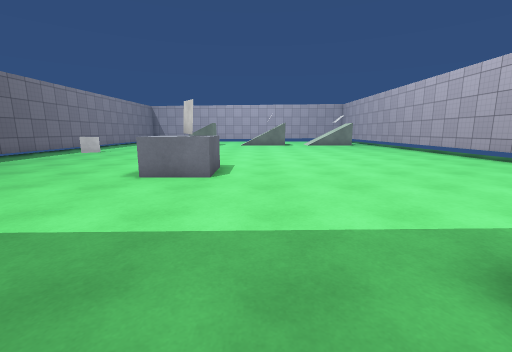
view 1 (above)

23 first-person views from a walk through a Unity game level. The camera is 1.3 m above the floor, tilts 10° down and sees 90° across. The floor is counted in squares, 1 m on a side. Each view is taken from the middle of a square. On the plan, view 1 faces up. The plan holds only what a view shows up to about 13 squares ahead; the rest is blank. The place goes on beyond the plan. The player is left out. Surface patterns are stand-ins for the level's own textures.

view 2
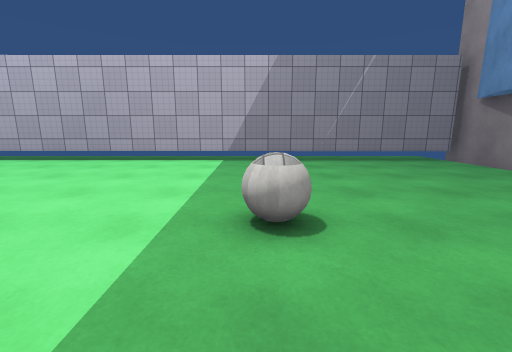

view 3
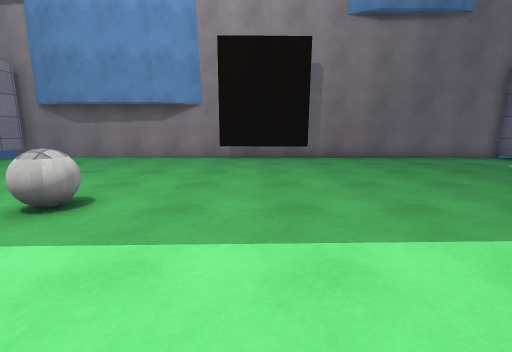

view 4
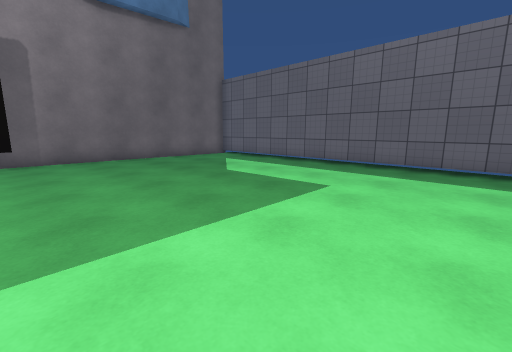

view 5
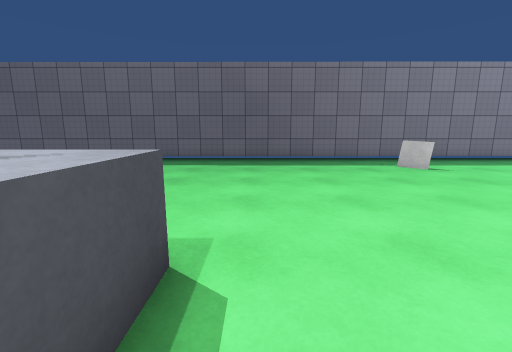

view 6
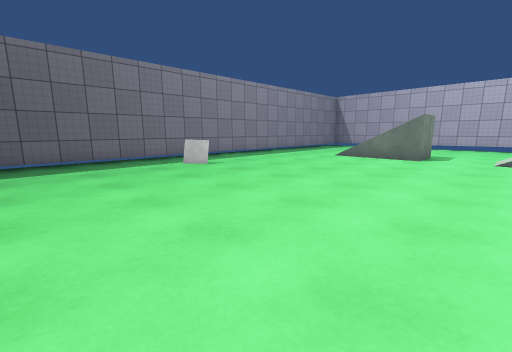

view 7
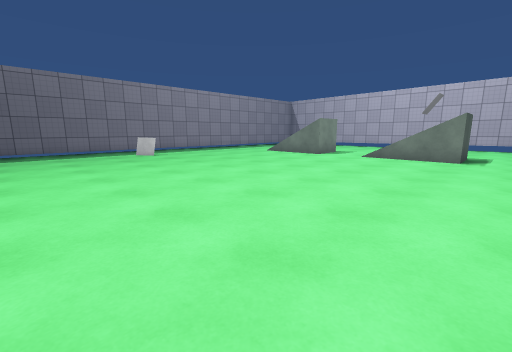

view 8
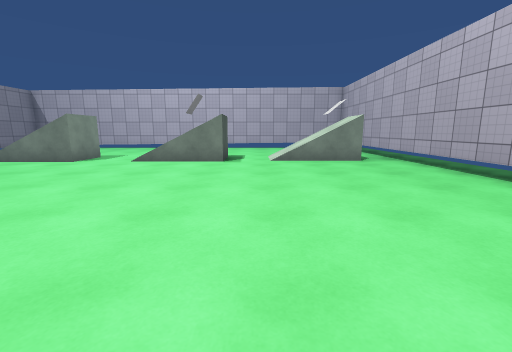

view 9
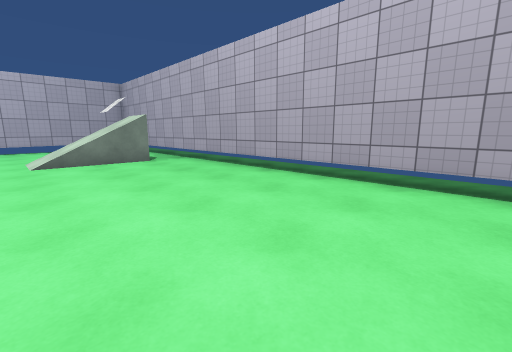

view 10
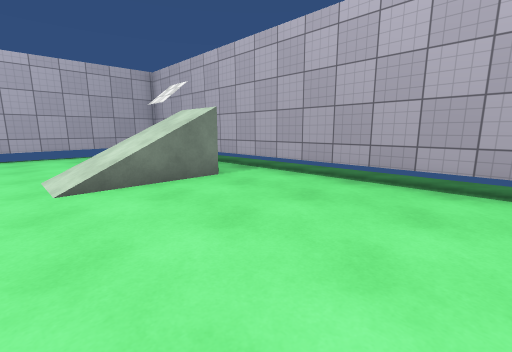

view 11
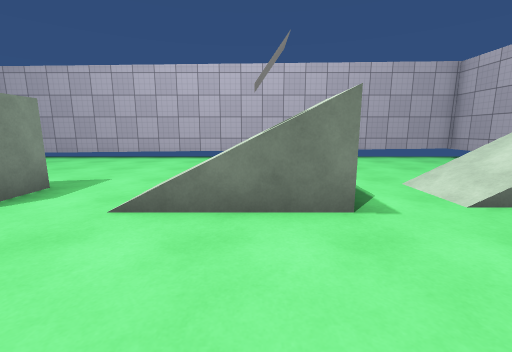

view 12
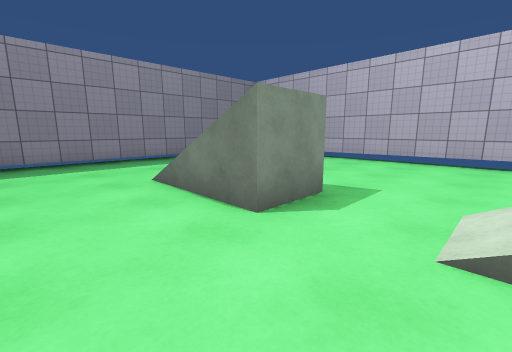

view 13
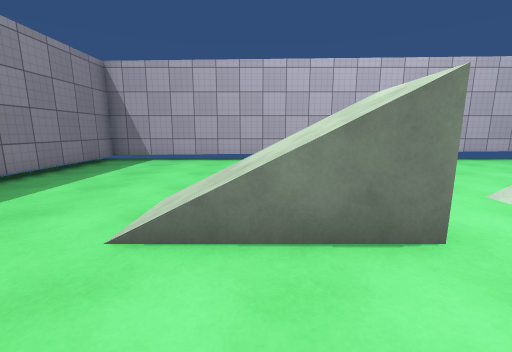

view 14
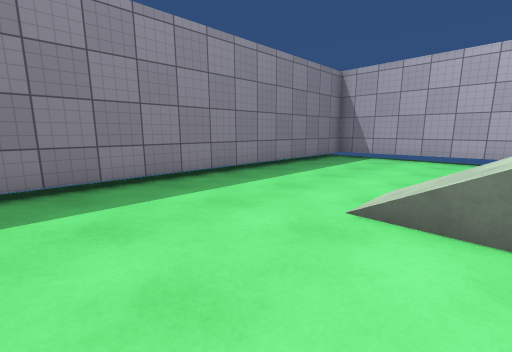

view 15
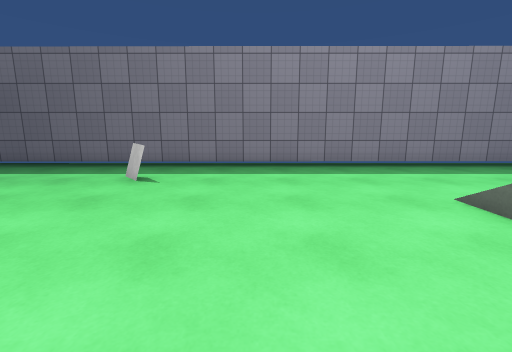

view 16
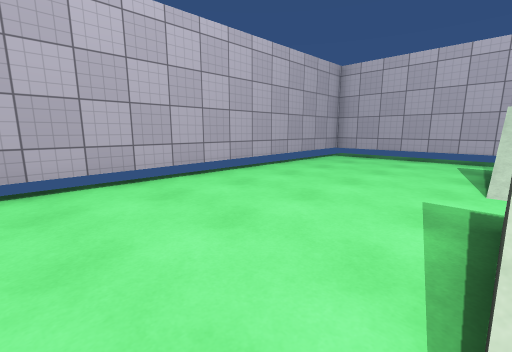

view 17
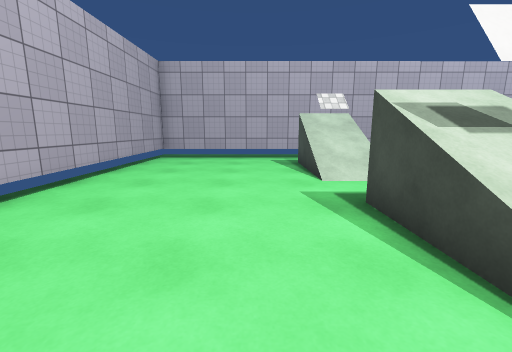

view 18
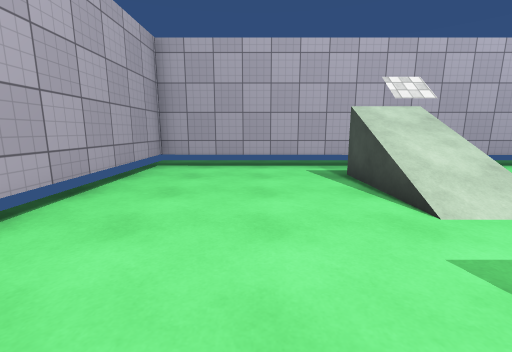

view 19
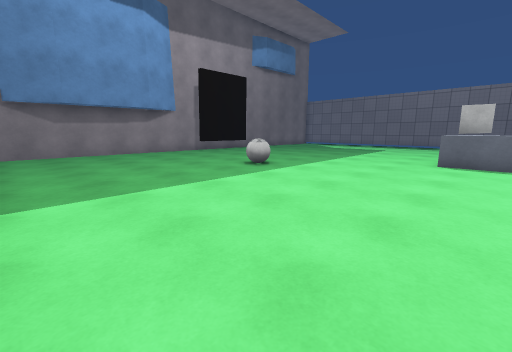

view 20
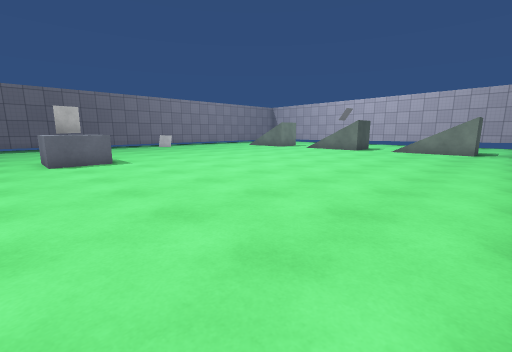

view 21
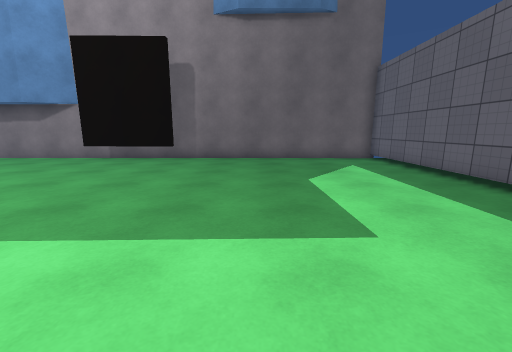

view 22
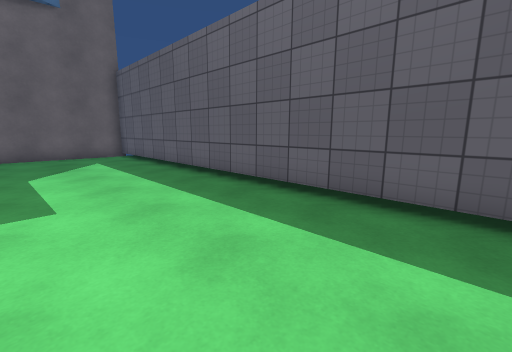

view 23
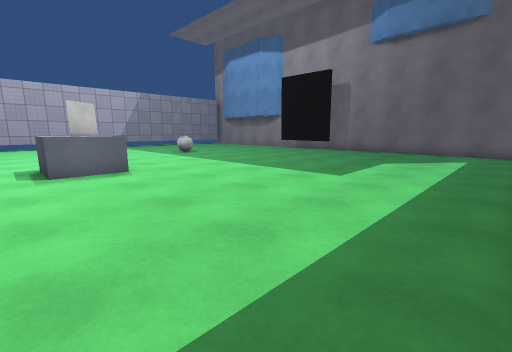

### Floor plan
Key: @ floor where view 1 was taken; # wall or solid block; . main floor; : floor 2 m higher than the main floor; / step, stairs or slope; = window, fence, low wall or low ledge; ^ raised ledge; v drop or lower ground; B ball.
Columns run from 13 left of view 1 to 11 right of it. Each row starts with its distance up from view 1.
 32 #########################
 31 #.......................#
 30 #.......................#
 29 #.......................#
 28 #.......................#
 27 #.......................#
 26 #.....  ................#
 25 #.....///.../=##..////v.#
 24 #.....////..//=#..//^^..#
 23 #...../=^:..//##../=##..#
 22 #.......................#
 21 #.......................#
 20 #.......................#
 19 #.......................#
 18 #.......................#
 17 #.......................#
 16 #..=....................#
 15 #..=....................#
 14 #.......................#
 13 #.......................#
 12 #.......................#
 11 #.......................#
 10 #.......................#
  9 #.........^^............#
  8 #.........^^=...........#
  7 #.........^^#...........#
  6 #.......................#
  5 #.......................#
  4 #.......................#
  3 #.......................#
  2 #..............BB.......#
  1 #...............B.......#
  0 #............@..........#
 -1 #.......................#
 -2 #.......................#
 -3 #.......................#
 -4 #.......................#
 -5 #.........####..........#
 -6 ####......####..........#
 -7    ######################

Where each view was taken, in squares from view 1:
view 1: 0 up, 0 right, facing up
view 2: 2 up, 1 left, facing right
view 3: 6 up, 1 left, facing down
view 4: 6 up, 3 left, facing down-left
view 5: 10 up, 1 left, facing left
view 6: 10 up, 1 left, facing up-left
view 7: 10 up, 4 right, facing up-left
view 8: 12 up, 4 right, facing up
view 9: 12 up, 4 right, facing up-right
view 10: 17 up, 4 right, facing up-right
view 11: 19 up, 1 right, facing up
view 12: 20 up, 1 left, facing up-left
view 13: 20 up, 6 left, facing up
view 14: 19 up, 6 left, facing up-left
view 15: 19 up, 3 left, facing left
view 16: 25 up, 2 left, facing up-right
view 17: 27 up, 2 left, facing right
view 18: 28 up, 1 right, facing right
view 19: 9 up, 10 right, facing down-left
view 20: 6 up, 10 right, facing up-left
view 21: 6 up, 7 left, facing down
view 22: 8 up, 8 left, facing down-left
view 23: 10 up, 12 left, facing down-right
